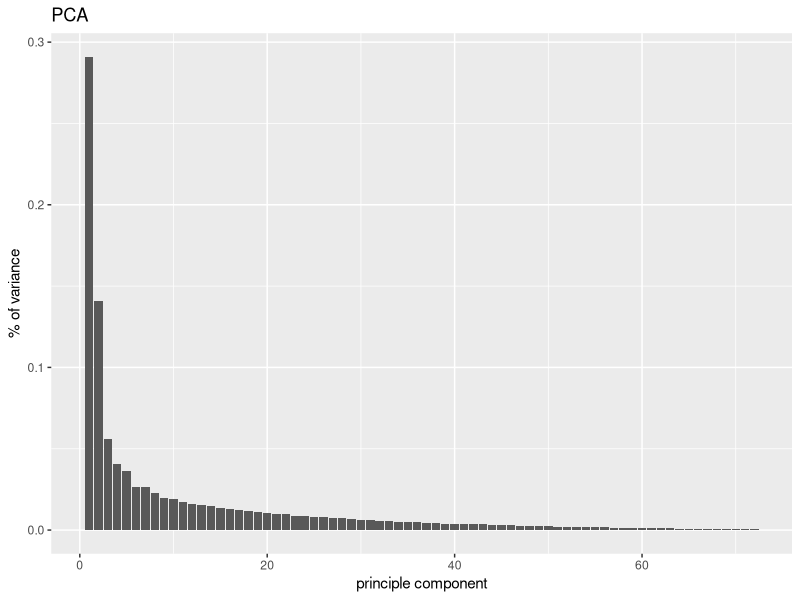
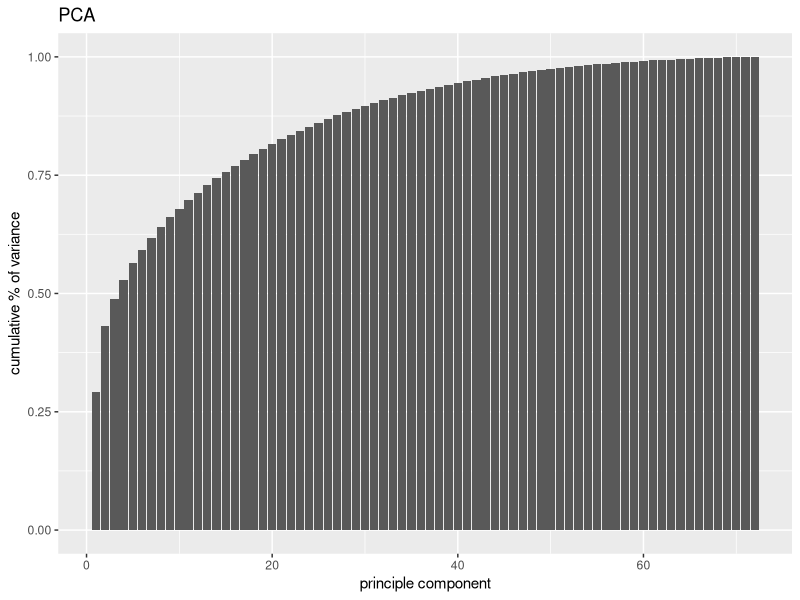
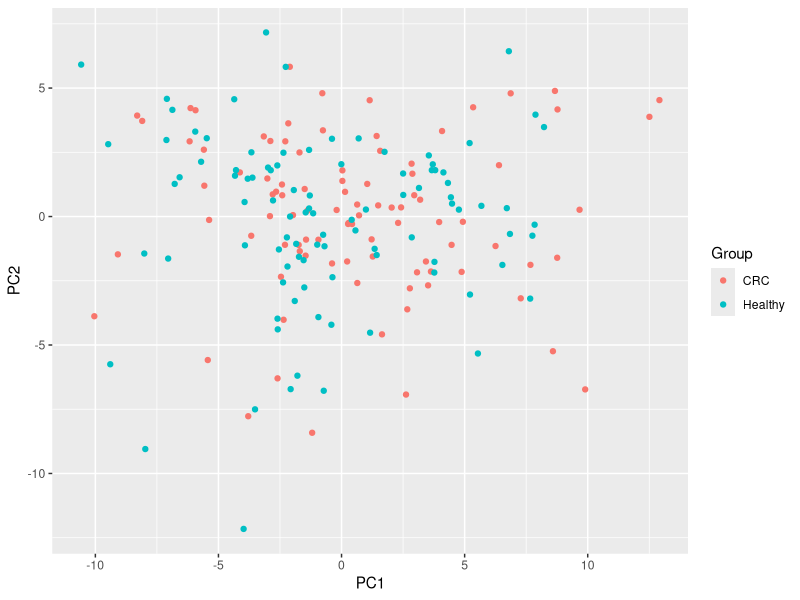
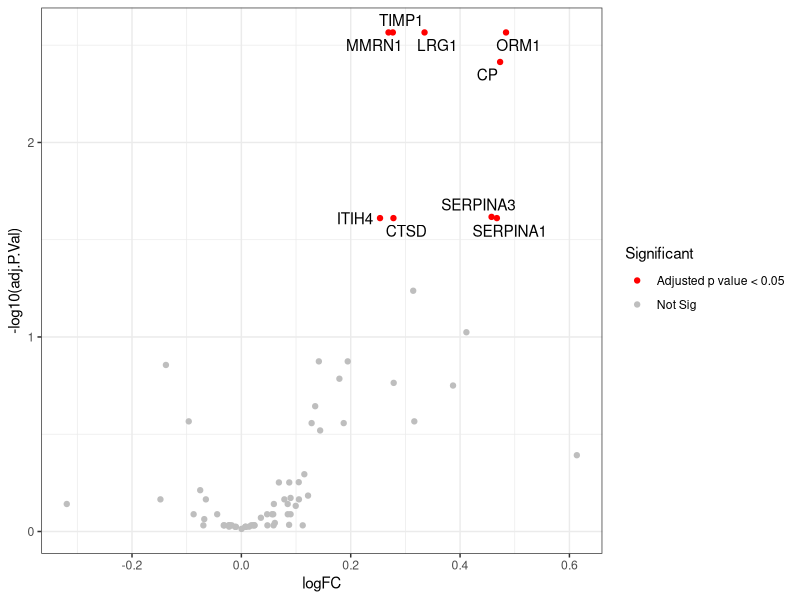
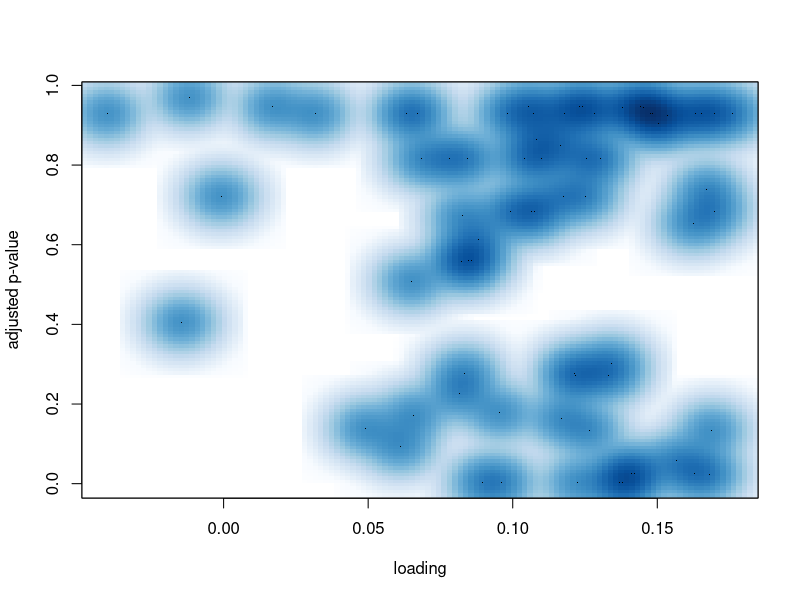
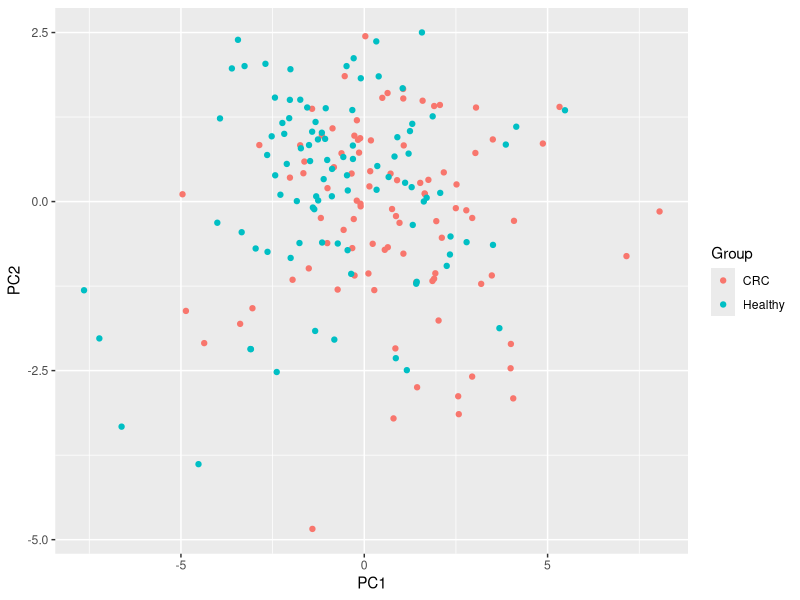
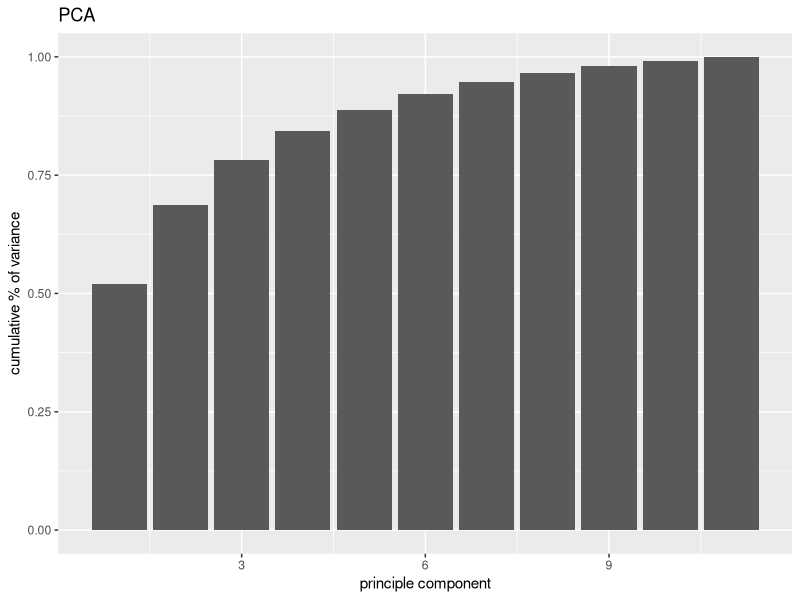
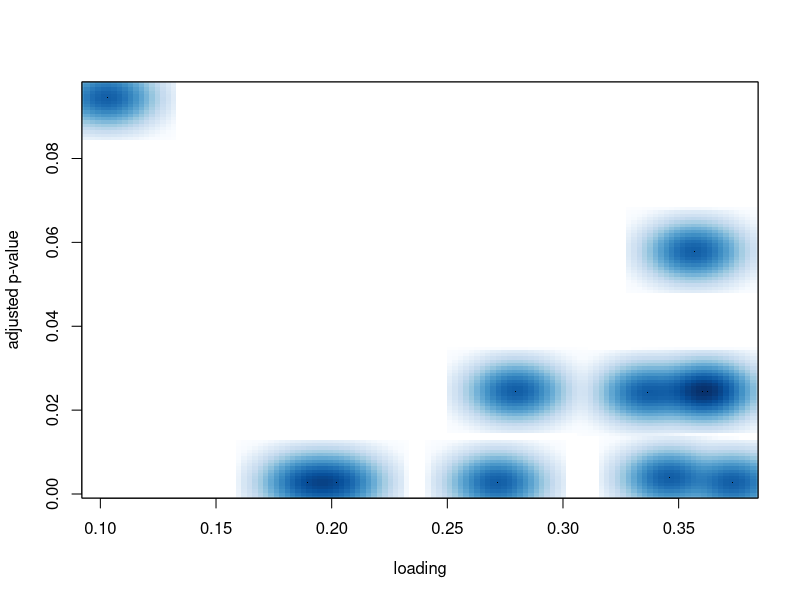

Here is the R script that generated these plots, in order:
## ---- chunk 1
knitr::opts_chunk$set(echo = TRUE)
## ---- chunk 2
library(ggplot2)
library(RColorBrewer)
# biocLite("Biobase")
library(Biobase)

CRC <- read.csv("./data/CRC_train.csv")
CRC.prot <- CRC[,1:72]
CRC.anno <- CRC[,73:79]

# Deal with missing value
# First option: remove the samples with missing values
dim(na.omit(CRC.prot))

# Second option: impute the missing values
median.imp <- function (a){
  missing <- is.na(a)
  n.missing <- sum(missing)
  a.obs <- a[!missing]
  imputed <- a
  imputed[missing] <- sample(a.obs, n.missing, replace=TRUE)
  return (imputed)
}
pMiss <- function(x){sum(is.na(x))/length(x)*100}
samplemissing <- apply(CRC.prot,1,pMiss)
# Only keep the samples with less than 5% missing values
selectedSamples <- which(samplemissing <= 5) 
imputed.CRC.prot <- t(apply(CRC.prot[selectedSamples,], 1, function(x) median.imp(x)))
imputed.CRC.anno <- CRC.anno[selectedSamples,]
## ---- chunk 3
# The function princomp() uses the spectral decomposition approach.
# The functions prcomp() use the singular value decomposition (SVD).
# According to R help, SVD has slightly better numerical accuracy. Therefore, prcomp() is the preferred function
# prcomp - based on singular value decomposition - preferred
?prcomp

# Goal: visualize samples in a space of proteins
# Therefore samples are observations; proteins are dimensions
pc <- prcomp(imputed.CRC.prot, center=TRUE, scale.=TRUE)
summary(pc)
# parts of the output
names(pc)
## ---- chunk 4
# proportion of explained variance
# look up the description of 'sdev' in the help of prcomp
pc.var <- data.frame(index = c(1:length(pc$sdev)), var.prop = pc$sdev^2/sum(pc$sdev^2), var.prop.cum = cumsum( pc$sdev^2/sum(pc$sdev^2)))
ggplot(pc.var) +
  geom_bar(aes(index, var.prop), stat = "identity") + 
  labs(title = "PCA",
        x = "principle component",
        y = "% of variance")
## ---- chunk 5
ggplot(pc.var) +
  geom_bar(aes(index, var.prop.cum), stat = "identity") + 
  labs(title = "PCA",
        x = "principle component",
        y = "cumulative % of variance")
## ---- chunk 6
# define a color for each sample 
myColor <- rep("blue", nrow(imputed.CRC.prot))
myColor[imputed.CRC.anno$Group == "CRC"] <- "red" 

# scatter plot
PCs <- as.data.frame(pc$x)
PCs$Group <- imputed.CRC.anno$Group
g <- ggplot(PCs, aes(x = PC1, y = PC2, color = Group))
g + geom_point()
## ---- chunk 7
library(limma)
library(ggrepel)
# Specify the design matrix X - consists of fixed factors only
design <- model.matrix(~ 0 + imputed.CRC.anno$Group)
colnames(design) <- c("CRC", "Healthy")

# Step1: linear model. lmFit is a wrapper around lm in R
fit1 <- lmFit(t(imputed.CRC.prot), design)

# Step 2: fit contrasts: find proteins that respond to CRC cancer
contrast.matrix <- makeContrasts(CRC-Healthy, levels = design)
fit2 <- contrasts.fit(fit1, contrast.matrix)

# Step3: add empirical Bayes moderation
fit3 <- eBayes(fit2)

# adjusted p-values
# Benjamini-Hochberg (FDR) test for multiple correction
p.bh <- topTable(fit3, adjust = "BH", sort = "none", n = Inf)
p.bh$Protein <- rownames(p.bh)

p.bh$Significant <- ifelse(p.bh$adj.P.Val < 0.05, "Adjusted p value < 0.05", "Not Sig")
ggplot(p.bh, aes(x = logFC, y = -log10(adj.P.Val))) +
  geom_point(aes(color = Significant)) +
  scale_color_manual(values = c("red", "grey")) +
  theme_bw() +
  geom_text_repel(
    data = subset(p.bh, adj.P.Val < 0.05),
    aes(label = Protein)
  )

# loadings vs adjusted p-values
smoothScatter(pc$rotation[,1], p.bh$adj.P.Val, xlab="loading", 
              ylab="adjusted p-value")
## ---- chunk 8
CRC_sign <- t(imputed.CRC.prot)[p.bh$adj.P.Val < 0.1,]
dim(CRC_sign)

# principle component
pc_sign <- prcomp(x=t(CRC_sign), center=TRUE, scale.=TRUE)

# scatter plot
PCs_sign <- as.data.frame(pc_sign$x)
PCs_sign$Group <- imputed.CRC.anno$Group
g <- ggplot(PCs_sign, aes(x = PC1, y = PC2, color = Group))
g + geom_point()

# Conclusion: better separation when only use differentially expressed genes
# (However cannot do this in practice!)

# proportion of explained variance
pc.sign.var <- data.frame(index = c(1:length(pc_sign$sdev)), var.prop = pc_sign$sdev^2/sum(pc_sign$sdev^2), var.prop.cum = cumsum( pc_sign$sdev^2/sum(pc_sign$sdev^2)))

ggplot(pc.sign.var) +
  geom_bar(aes(index, var.prop.cum), stat = "identity") + 
  labs(title = "PCA",
        x = "principle component",
        y = "cumulative % of variance")
# Conclusion: two PC are still not enough in this case         

# loadings vs adjusted p-values
# Conclusion: better correspondence, but the loading cutoff 
# and control of FDR are unclear
smoothScatter(pc_sign$rotation[,1], p.bh$adj.P.Val[p.bh$adj.P.Val < 0.1], xlab="loading", ylab="adjusted p-value")
## ---- chunk 9
pairs(CRC[,c("CP", "PON1", "SERPINA3", "LRG1", "TIMP1")])
# install.packages("GGally")
library(GGally)

ggpairs(CRC[,c("CP", "PON1", "SERPINA3", "LRG1", "TIMP1", "Sub_group")], aes(colour = Sub_group, alpha = 0.4), upper = list(continuous = wrap("cor", size = 3)))
pairs(CRC[,c("CP", "PON1", "SERPINA3", "LRG1", "TIMP1")])
## ---- chunk 10
# install.packages("VennDiagram")
library(VennDiagram)
A <- sample(1:1000, 400, replace = FALSE); 
B <- sample(1:1000, 600, replace = FALSE);
C <- sample(1:1000, 350, replace = FALSE);
D <- sample(1:1000, 550, replace = FALSE);
E <- sample(1:1000, 375, replace = FALSE);
venn.diagram(x = list(A = A, D = D, B = B, C = C), filename = "Venn.tiff",
             col = "transparent", fill = c("cornflowerblue","green","yellow","darkorchid1"),
             alpha = 0.50, label.col = c("orange", "white", "darkorchid4", "white", "white", 
                                         "white",    "white", "white", "darkblue", "white", "white", "white", "white", 
                                         "darkgreen", "white"), cex = 1.5, fontfamily = "serif", fontface = "bold",
             cat.col = c("darkblue", "darkgreen", "orange", "darkorchid4"), cat.cex = 1.5,
             cat.pos = 0, cat.dist = 0.07, cat.fontfamily = "serif", rotation.degree = 270,
             margin = 0.2)

# UpSetR Package
# install.packages("UpSetR") 
library(UpSetR)
listInput <- list(A = A, D = D, B = B, C = C)
upset(fromList(listInput), order.by = "freq")
